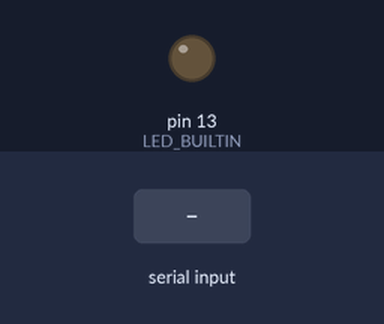
A sketch run on a simulated Arduino Uno, built with avr-gcc and run on an emulated ATmega328P. Parts: output pins drawn as LEDs (lit = HIGH). The test bench sets the inputs (shaded band).

Above: at 1.2 s.
1.3 s: "on" received over Serial
At 2.7 s:
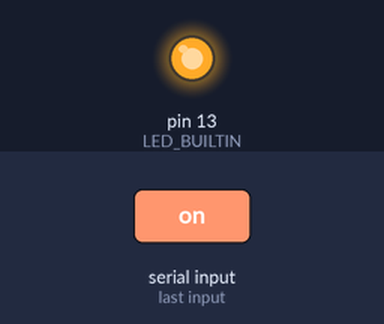
3.1 s: "off" received over Serial
At 4.8 s:
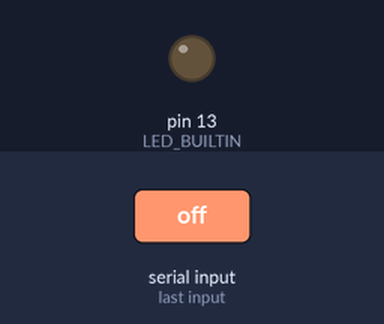
Timing chart, 0 to 6.3 s (numbered marks = the images above; inputs shaded):
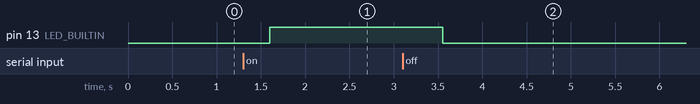

Measured:
- after the input at 1.3 s, pin 13 (LED_BUILTIN): LOW → HIGH after 0.30 s
- after the input at 3.1 s, pin 13 (LED_BUILTIN): HIGH → LOW after 0.45 s

The sketch:

2.ino
```cpp
void setup() {
  Serial.begin(9600);
  pinMode(LED_BUILTIN, OUTPUT);
}
void loop() {
    String input="";
    while(Serial.available()>0)
    {
      input += (char)Serial.read();
      delay(50);
      }
    if (input == "on")
    {
      digitalWrite(LED_BUILTIN, HIGH);
      }
    if(input == "off")
    {
      digitalWrite(LED_BUILTIN, LOW);
    }
  delay(300);
}
```
